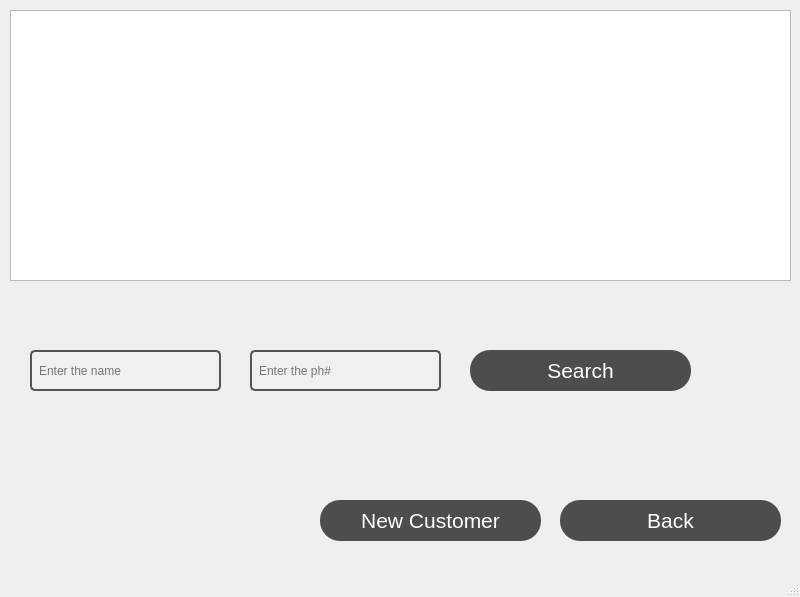
<?xml version="1.0" encoding="UTF-8"?>
<ui version="4.0">
 <class>MainWindow</class>
 <widget class="QMainWindow" name="MainWindow">
  <property name="geometry">
   <rect>
    <x>0</x>
    <y>0</y>
    <width>800</width>
    <height>597</height>
   </rect>
  </property>
  <property name="windowTitle">
   <string>MainWindow</string>
  </property>
  <widget class="QWidget" name="centralwidget">
   <widget class="QTableView" name="customersTable">
    <property name="geometry">
     <rect>
      <x>10</x>
      <y>10</y>
      <width>781</width>
      <height>271</height>
     </rect>
    </property>
    <property name="styleSheet">
     <string notr="true">QTableWidget::item {
    background-color: #f0f0f0; /* Set the default background color for table items */
}

QTableWidget::item:nth-child(even) {
    background-color: #ffffff; /* Set the background color for even rows */
}

QTableWidget::item:hover {
    background-color: #c0c0c0; /* Set the background color for hovered items */
}</string>
    </property>
    <property name="alternatingRowColors">
     <bool>true</bool>
    </property>
   </widget>
   <widget class="QLineEdit" name="name">
    <property name="geometry">
     <rect>
      <x>30</x>
      <y>350</y>
      <width>191</width>
      <height>41</height>
     </rect>
    </property>
    <property name="font">
     <font>
      <pointsize>-1</pointsize>
     </font>
    </property>
    <property name="styleSheet">
     <string notr="true">QLineEdit {
    background-color: #f0f0f0; /* Set the background color */
    border: 2px solid #555555; /* Set the border style */
    border-radius: 5px; /* Set the border radius */
    padding: 5px; /* Set the padding */
    color: #000000; /* Set the text color */
    font-size: 12px; /* Set the font size */
}</string>
    </property>
    <property name="text">
     <string/>
    </property>
    <property name="placeholderText">
     <string>Enter the name</string>
    </property>
   </widget>
   <widget class="QLineEdit" name="ph_num">
    <property name="geometry">
     <rect>
      <x>250</x>
      <y>350</y>
      <width>191</width>
      <height>41</height>
     </rect>
    </property>
    <property name="font">
     <font>
      <pointsize>-1</pointsize>
     </font>
    </property>
    <property name="styleSheet">
     <string notr="true">QLineEdit {
    background-color: #f0f0f0; /* Set the background color */
    border: 2px solid #555555; /* Set the border style */
    border-radius: 5px; /* Set the border radius */
    padding: 5px; /* Set the padding */
    color: #000000; /* Set the text color */
    font-size: 12px; /* Set the font size */
}</string>
    </property>
    <property name="text">
     <string/>
    </property>
    <property name="placeholderText">
     <string>Enter the ph#</string>
    </property>
   </widget>
   <widget class="QPushButton" name="searchButton">
    <property name="geometry">
     <rect>
      <x>470</x>
      <y>350</y>
      <width>221</width>
      <height>41</height>
     </rect>
    </property>
    <property name="font">
     <font>
      <pointsize>16</pointsize>
     </font>
    </property>
    <property name="styleSheet">
     <string notr="true">QPushButton {
    background-color: #4d4d4d;
    color: #ffffff;
    padding: 8px 16px;
    border-radius: 20px;
    box-shadow: 2px 2px 4px rgba(0, 0, 0, 0.4);
}

QPushButton:hover {
    background-color: #595959;
}

QPushButton:pressed {
    background-color: #3d3d3d;
}</string>
    </property>
    <property name="text">
     <string>Search</string>
    </property>
   </widget>
   <widget class="QPushButton" name="backButton">
    <property name="geometry">
     <rect>
      <x>560</x>
      <y>500</y>
      <width>221</width>
      <height>41</height>
     </rect>
    </property>
    <property name="font">
     <font>
      <pointsize>16</pointsize>
     </font>
    </property>
    <property name="styleSheet">
     <string notr="true">QPushButton {
    background-color: #4d4d4d;
    color: #ffffff;
    padding: 8px 16px;
    border-radius: 20px;
    box-shadow: 2px 2px 4px rgba(0, 0, 0, 0.4);
}

QPushButton:hover {
    background-color: #595959;
}

QPushButton:pressed {
    background-color: #3d3d3d;
}</string>
    </property>
    <property name="text">
     <string>Back</string>
    </property>
   </widget>
   <widget class="QPushButton" name="newCustomerButton">
    <property name="geometry">
     <rect>
      <x>320</x>
      <y>500</y>
      <width>221</width>
      <height>41</height>
     </rect>
    </property>
    <property name="font">
     <font>
      <pointsize>16</pointsize>
     </font>
    </property>
    <property name="styleSheet">
     <string notr="true">QPushButton {
    background-color: #4d4d4d;
    color: #ffffff;
    padding: 8px 16px;
    border-radius: 20px;
    box-shadow: 2px 2px 4px rgba(0, 0, 0, 0.4);
}

QPushButton:hover {
    background-color: #595959;
}

QPushButton:pressed {
    background-color: #3d3d3d;
}</string>
    </property>
    <property name="text">
     <string>New Customer</string>
    </property>
   </widget>
  </widget>
  <widget class="QMenuBar" name="menubar">
   <property name="geometry">
    <rect>
     <x>0</x>
     <y>0</y>
     <width>800</width>
     <height>21</height>
    </rect>
   </property>
  </widget>
  <widget class="QStatusBar" name="statusbar"/>
 </widget>
 <resources/>
 <connections/>
</ui>
